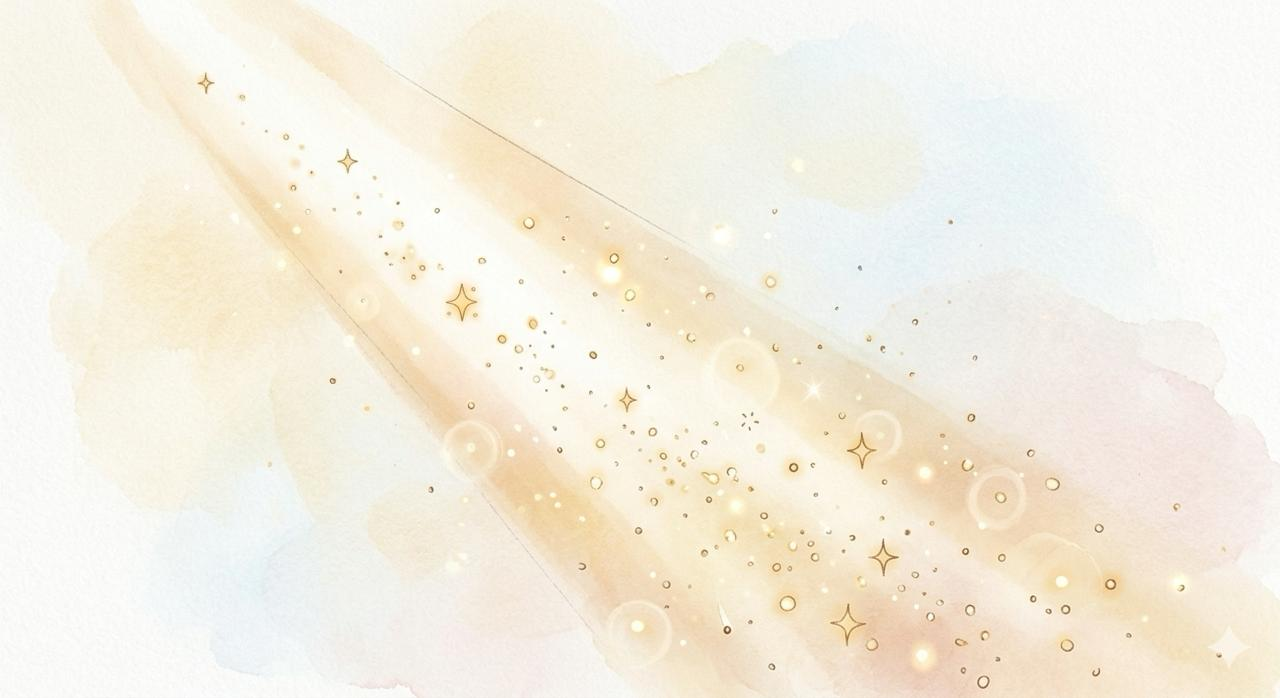
#> input picture src/vi_1128/sunbeam.jpg, 1280 x 698 px, found by its file name
$ python cut_sunbeam.py
#> lines starting #> are read from the running program, lines starting #| are printed output that depends on the picture; after the words box and inside, x2 and y2 are one past the last pixel; in counts of white or black regions, pixels touching at a corner belong together
# Vi's slanted sunbeam with floating dust (src/vi_1128/sunbeam.jpg) -> assets/sunbeam.png for sunny afternoons.
# The beam's core is as white as the paper, so: soft warm glow inside the beam band + Vi's gold dust/bokeh lifted by saturation.
import sys
import cv2, numpy as np
G = sys.argv[1] if len(sys.argv) > 1 else '.'
im = cv2.imread(f'{G}/src/vi_1128/sunbeam.jpg')
#> im is the input picture: shape (698, 1280, 3); mean B, G, R 225.6, 239.2, 245
h, w = im.shape[:2]
m = np.zeros((h, w), np.uint8); cv2.circle(m, (w - 54, h - 52), 30, 255, -1)   # Vi's ✦ signature mark
#> after `cv2.circle(m, (w - 54, h - 52), 30, 255, -1)`:
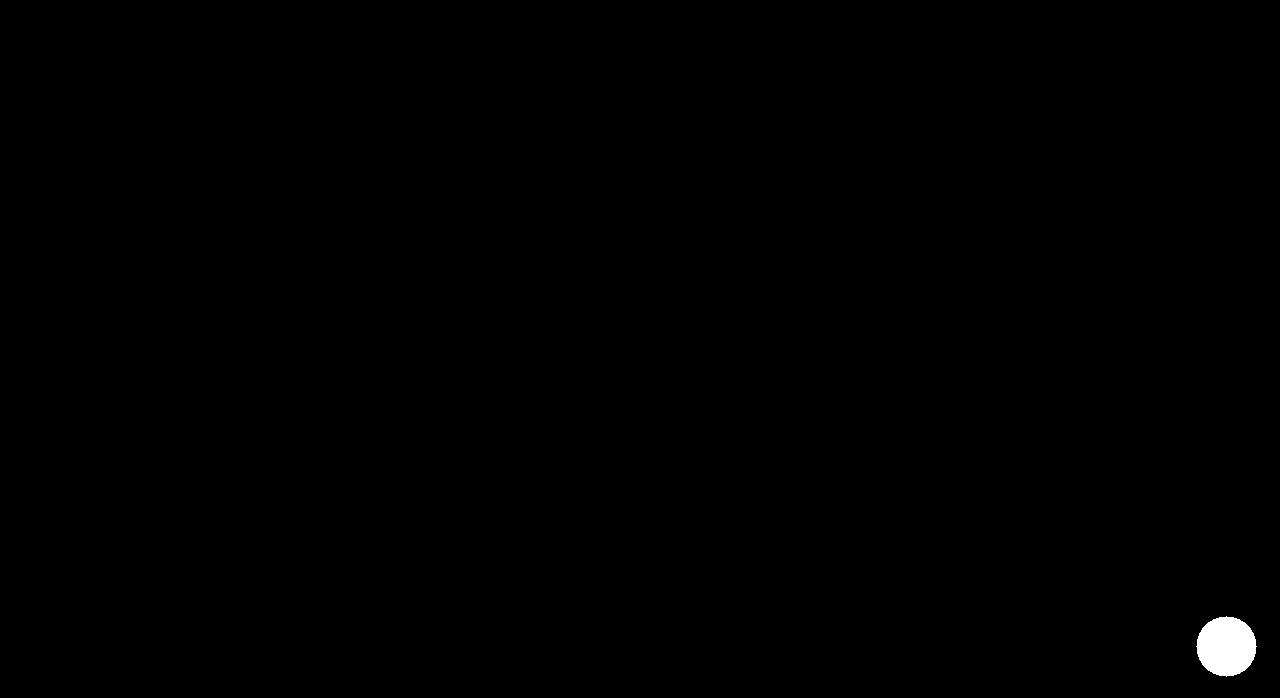
#> m: shape (698, 1280); 0.32% white; 1 white region, box (x1, y1, x2, y2) and area: (1196, 616, 1257, 677) 2821
im = cv2.inpaint(im, m, 9, cv2.INPAINT_TELEA)
hsv = cv2.cvtColor(im, cv2.COLOR_BGR2HSV).astype(np.float32)
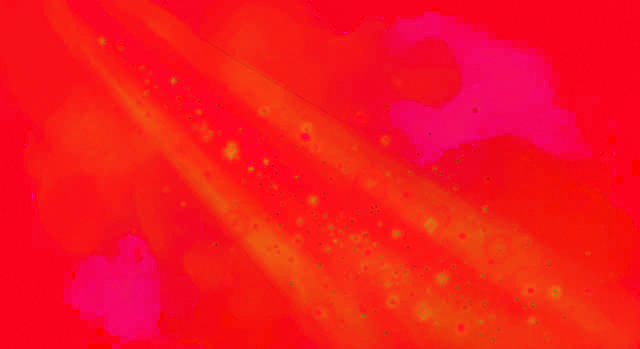
#> hsv: shape (698, 1280, 3) float32 (shown at 1/2 size); mean B, G, R 30.6, 21.7, 245.6
band = np.zeros((h, w), np.uint8)
cv2.fillPoly(band, [np.array([(40, 0), (400, 0), (1280, 470), (1280, 698), (650, 698)], np.int32)], 255)
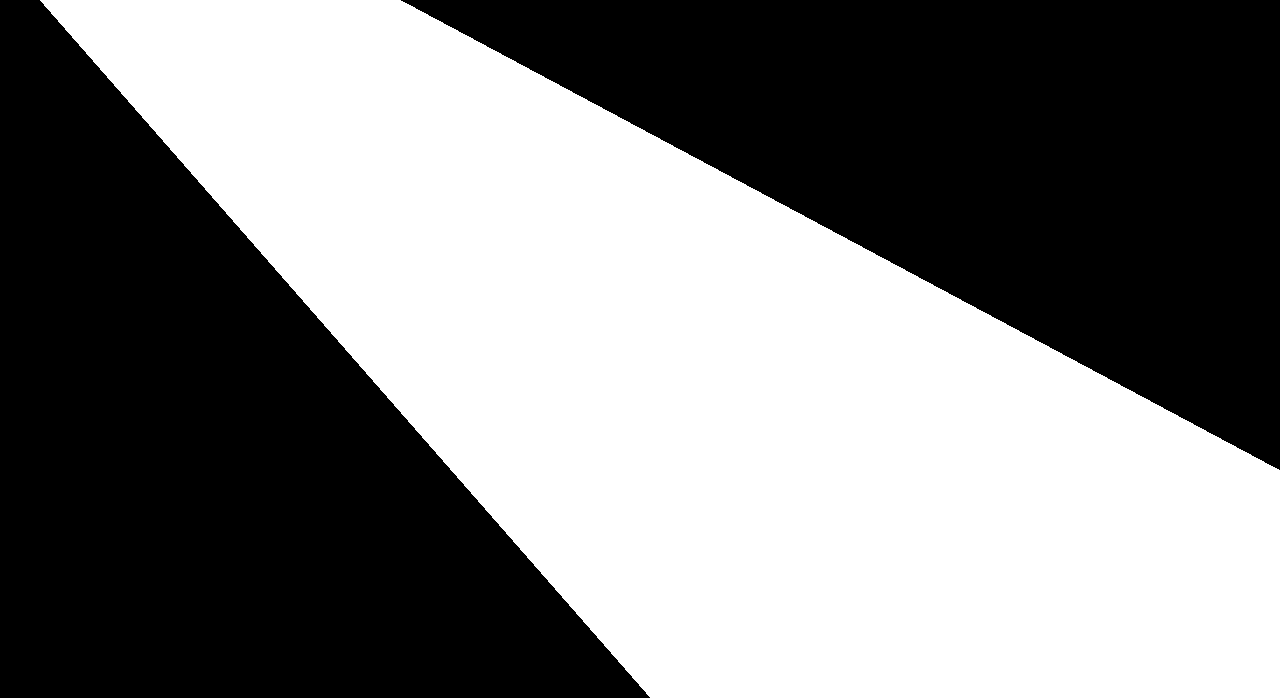
#> band: shape (698, 1280); 49.9% white; 1 white region, box (x1, y1, x2, y2) and area: (40, 0, 1280, 698) 445830
band = cv2.GaussianBlur(band, (0, 0), 45).astype(np.float32) / 255
glow_a = band * 0.42
dust_a = np.clip((hsv[..., 1] - 38) / 45, 0, 1) * band ** .5            # gold specks, stars and bokeh rings
dust_a = np.maximum(dust_a, np.clip((228 - hsv[..., 2]) / 40, 0, 1) * band ** .5 * 0.9)   # their ink outlines
glow_c = np.array([200, 236, 255], np.float32)   # warm cream (BGR)
yy, xx = np.mgrid[0:h, 0:w]   # fade every edge of the sheet so the layer has no visible frame
edge = (np.minimum.reduce([xx / 220, (w - xx) / 220, yy / 160, (h - yy) / 160]).clip(0, 1)) ** 1.5
glow_a *= edge; dust_a *= edge
a = dust_a + glow_a * (1 - dust_a)
col = (im.astype(np.float32) * dust_a[..., None] + glow_c * (glow_a * (1 - dust_a))[..., None]) / np.maximum(a[..., None], 1e-3)
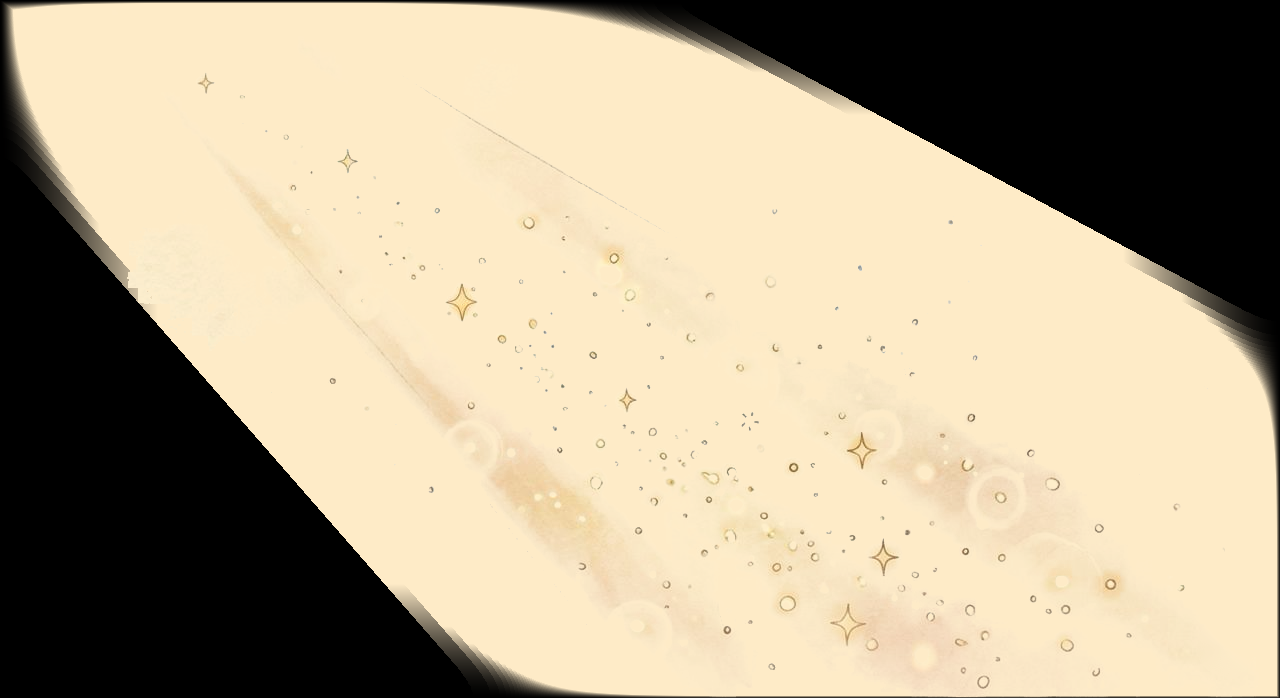
#> col: shape (698, 1280, 3) float32; mean B, G, R 141.9, 168.3, 181.7; drawn with min black and max white
cv2.imwrite(f'{G}/assets/sunbeam.png', np.dstack([np.clip(col, 0, 255), a * 255]).astype(np.uint8)); print('sunbeam', w, h)
#| sunbeam 1280 698
